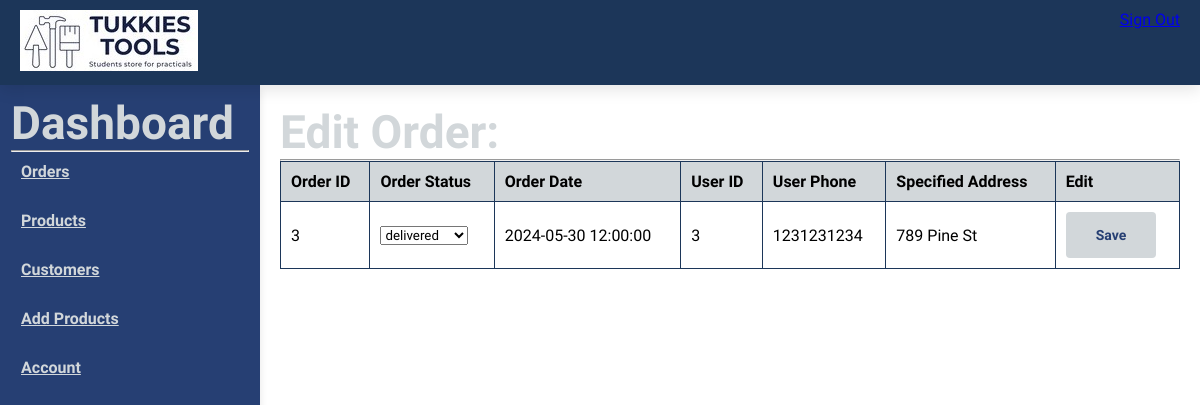
The page /admin/edit_orders.php?order_id=3 (signed in) on the database its author committed.
### tables this page shows
CREATE TABLE IF NOT EXISTS `orders` (
    `order_id` int(11) NOT NUll AUTO_INCREMENT, 
    `order_cost` DECIMAL(6,2) NOT NUll,
    `order_status` varchar(100) NOT NUll DEFAULT 'on hold',
    `user_id` INT(11) NOT NUll,
    `user_phone` int(11) NOT NUll,
    `user_city` varchar(255) NOT NUll,
    `user_address` varchar(255) NOT NUll,
    `order_date` DATETIME NOT NUll DEFAULT CURRENT_TIMESTAMP,
    PRIMARY KEY (`order_id`)
);

### admin/edit_orders.php (the view, shortened to what this page needs)
<?php
include('admin_header.php');
if (isset($_GET['order_id'])) {
    $order_id = $_GET['order_id'];
    $stmt = $conn->prepare("SELECT * FROM orders WHERE order_id = ?");
    $stmt->bind_param("i", $order_id);
    $stmt->execute();
    $result = $stmt->get_result();
    $order_edit = $result->fetch_assoc();
} else {
    header('Location: dashboard.php');
    exit;
}
function getOrderStatuses() {
    return ['not paid', 'processing', 'shipped', 'delivered', 'cancelled'];
}
?>
<body>
    <div class="admin-container">
        <aside class="sidebar">
            <?php include('navbar.php'); ?>
        </aside>
        <main class="main-content">
            <section id="order-table">
                <h2>Edit Order:</h2>
                <hr>
                <form method="POST" action="">
                    <table>
                        <thead>
                            <tr>
                                <th>Order ID</th>
                                <th>Order Status</th>
                                <th>Order Date</th>
                                <th>User ID</th>
                                <th>User Phone</th>
                                <th>Specified Address</th>
                                <th>Edit</th>
                            </tr>
                        </thead>
                        <tbody>
                            <tr>
                                <td><?php echo htmlspecialchars($order_edit['order_id']); ?></td>
                                <td>
                                    <select name="order_status">
                                        <?php
                                        $statuses = getOrderStatuses();
                                        foreach ($statuses as $status) {
                                            $selected = ($order_edit['order_status'] == $status) ? 'selected' : '';
                                            echo "<option value='$status' $selected>$status</option>";
                                        }
                                        ?>
                                    </select>
                                </td>
                                <td><?php echo htmlspecialchars($order_edit['order_date']); ?></td>
                                <td><?php echo htmlspecialchars($order_edit['user_id']); ?></td>
                                <td><?php echo htmlspecialchars($order_edit['user_phone']); ?></td>
                                <td><?php echo htmlspecialchars($order_edit['user_address']); ?></td>
                                <td>
                                    <button type="submit" class="btn">Save</button>
                                </td>
                            </tr>
                        </tbody>
                    </table>
                </form>
            </section>
        </main>
    </div>
</body>
</html>

### assets/css/main.css (style rules this page uses)
* { margin: 0; padding: 0; box-sizing: border-box; font-family: 'Chakra Petch', sans-serif; }
h2 { font-size: 46px; line-height: 54px; color: #d2d7da; }
body { min-height: 100vh; display: flex; flex-direction: column; width: 100%; }
.btn { font-size: 14px; font-weight: 600; padding: 15px 30px; color: #263F73; background-color: #d2d7da; border-radius: 4px; cursor: pointer; outline: none; border: none; transition: 0.2s ease; margin: 3px; }
aside { float: left; position: sticky; top: 100px; width: 250px; margin-right: 20px; padding: 20px; background-color: #9298A6; border: 1px solid #263F73; border-radius: 40px; box-shadow: 0 4px 8px rgba(0, 0, 0, 0.1); }
#order-table, #orders-details { display:flexbox; }
#order-table th, #order-table td, #orders-details th, #orders-details td { border: 1px solid #1C3659; padding: 10px; text-align: left; }
#order-table th, #orders-details th { background-color: #d2d7da; }
#order-table td, #orders-details td { text-decoration: underline #ffffff; }
.btn { margin: auto; padding: auto; cursor: pointer; }
.admin-container { display: flex; height: 100vh; }
.sidebar { width: 260px; top: 0; border-radius: 0; padding: 10px; margin-right: 0; background-color: #263F73; position: sticky; }
.main-content { flex-grow: 1; padding: 20px; background-color: #fff; }
#order-table { margin-bottom: 20px; }
table { width: 100%; border-collapse: collapse; }
table, th, td { border: 1px solid #ddd; }
th, td { padding: 8px; text-align: left; }
th { background-color: #f2f2f2; }

### rows shown on the page
orders: order_id "3", order_date "2024-05-30 12:00:00", user "3", user_phone "1231231234", user_address "789 Pine St"

### other values the page prints
form field order_status "delivered"
